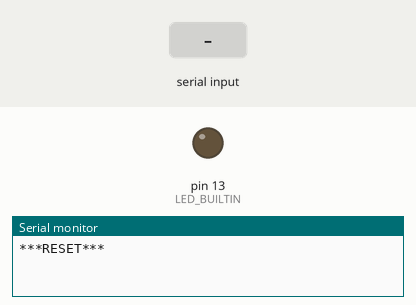
Simulated run of this sketch. Board: Arduino Uno, built with avr-gcc and run on an emulated ATmega328P. On the bench: output pins drawn as LEDs (lit = HIGH), the last lines printed to the serial monitor. Dashed ring = blinking. Inputs (shaded band) come from the test bench.

Above: at 2.2 s.
2.3 s: "r" received over Serial
At 3.1 s:
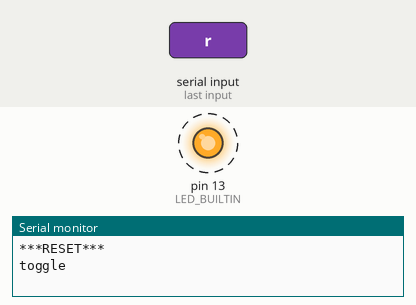
Timing chart, 0 to 11.3 s (numbered marks = the images above; inputs shaded):
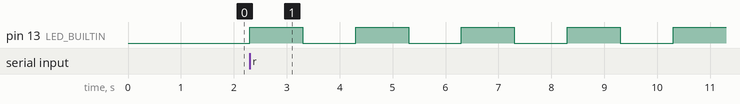

Measured:
- after the input at 2.3 s, pin 13 (LED_BUILTIN): alternates HIGH for 1.0 s and LOW for 1.0 s, starting at once

The sketch:

serial_testing.ino
```cpp
unsigned int count = 0;
bool mode = false;

void setup() {
  // put your setup code here, to run once:

  // initialize digital pin LED_BUILTIN as an output.
  pinMode(LED_BUILTIN, OUTPUT);
  Serial.begin(9600);
  delay(1000);
  Serial.println("***RESET***");
}

void flash_led() {
  digitalWrite(LED_BUILTIN, HIGH);   // turn the LED on (HIGH is the voltage level)
  delay(1000);                       // wait for a second
  digitalWrite(LED_BUILTIN, LOW);    // turn the LED off by making the voltage LOW
  delay(1000);                       // wait for a second
}

void loop() {
  // put your main code here, to run repeatedly:
  if (Serial.available()) {
    char inChar = Serial.read();
    if (inChar == 'l') {
      flash_led();
      count++;
      Serial.println(count);
    }
    else if (inChar == 'r') {
      mode = !mode;
      Serial.println("toggle");
    }
  }
  else if (mode) {
    flash_led();
    count++;
    Serial.println(count);
  }
}
```
